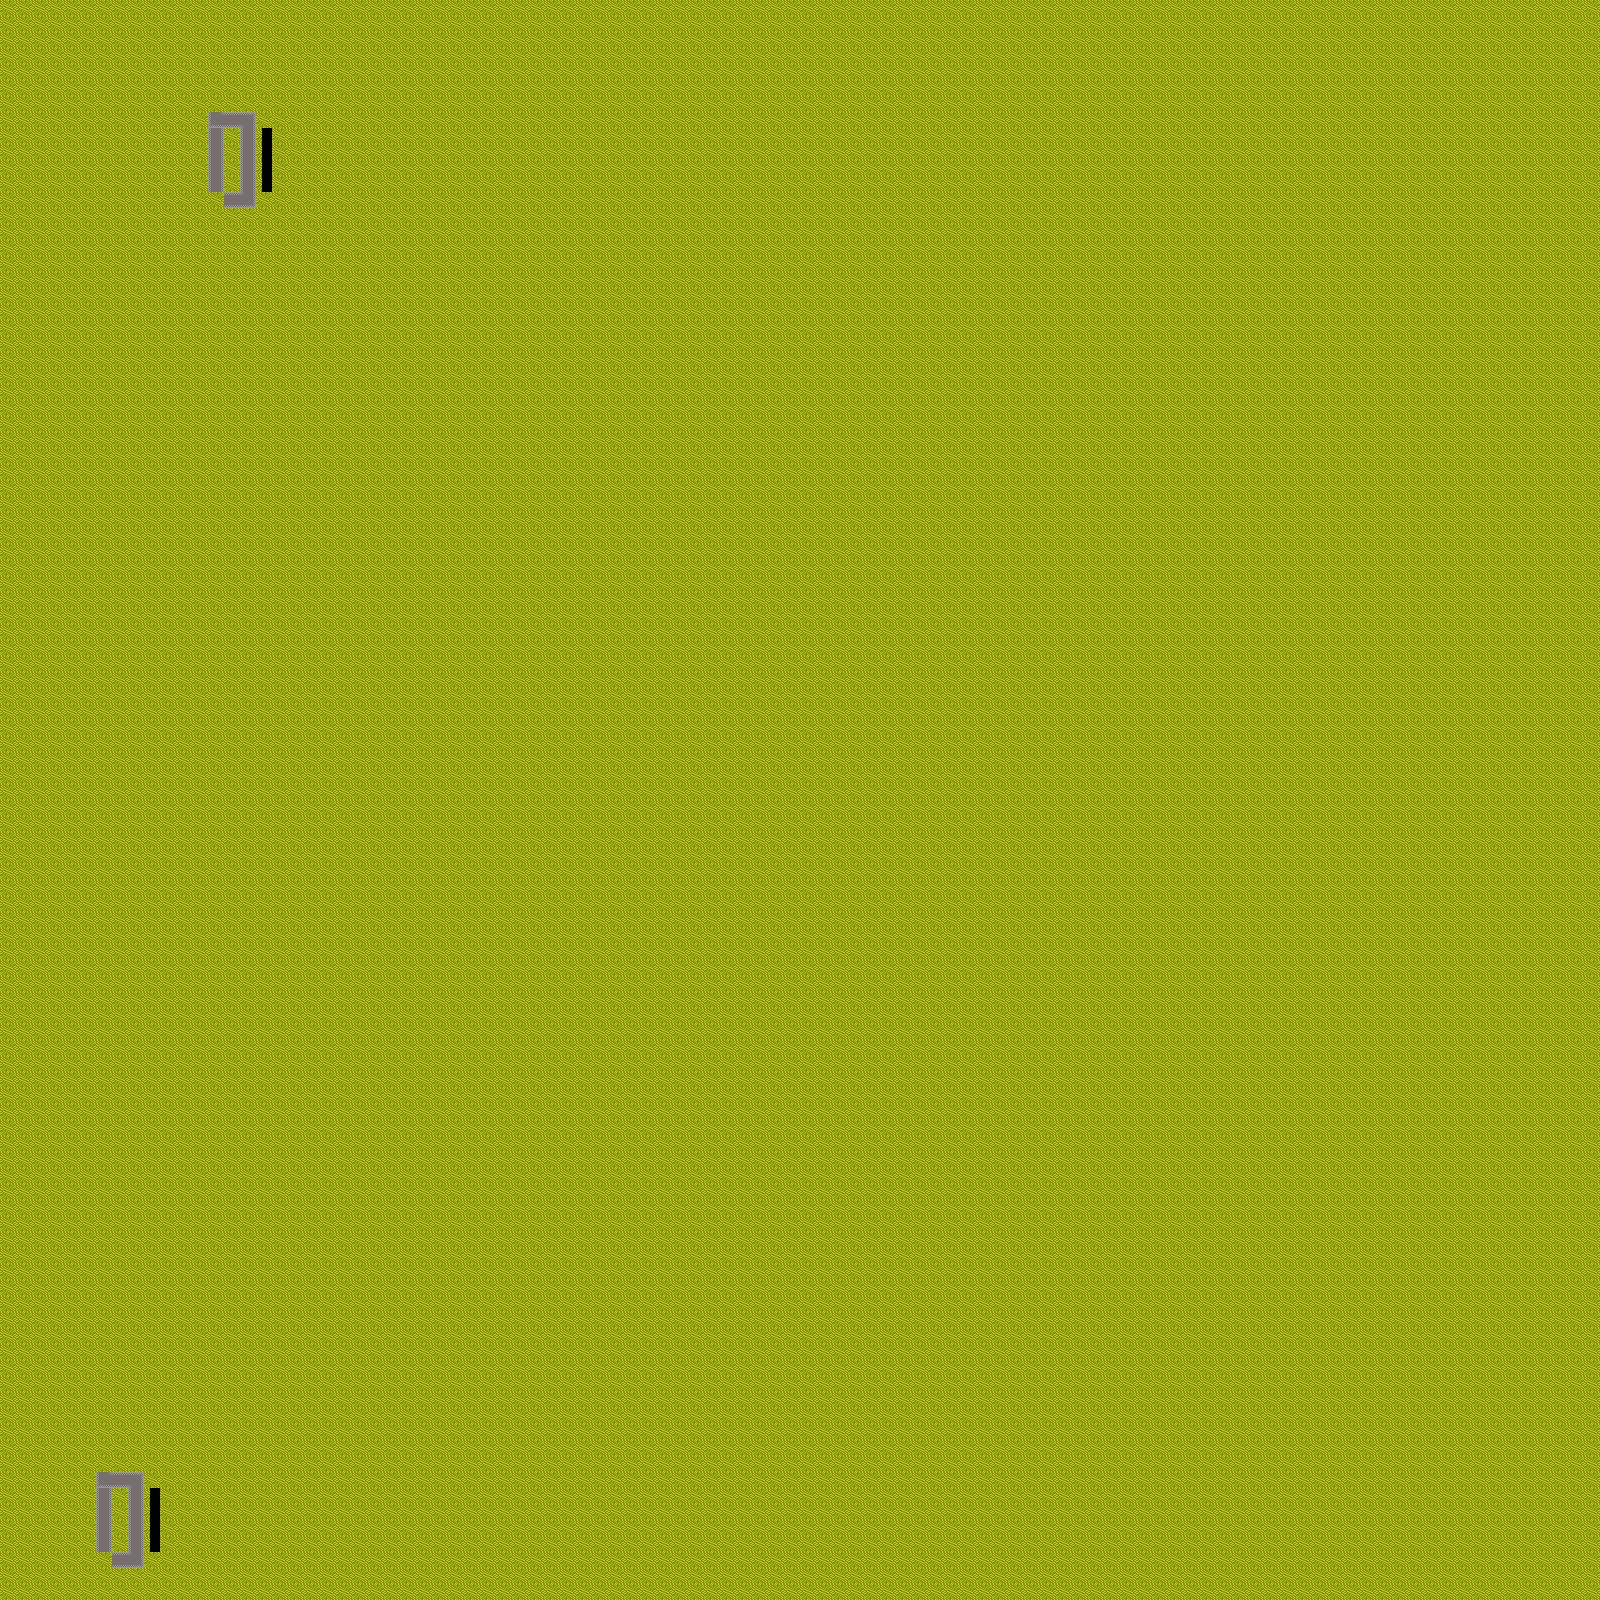

A level layout from a 2D game, rendered from its tile map. Below: a short description, then the map file with tile-grid data replaced by summaries:
An orthogonal 100x100 tile map with 16x16 px tiles, 1 tile layer (Kachelebene 1) and 4 objects.

<map version="1.0" orientation="orthogonal" renderorder="right-down" width="100" height="100" tilewidth="16" tileheight="16" nextobjectid="8">
 <tileset firstgid="1" name="Ratten" tilewidth="16" tileheight="16" tilecount="4096">
  <image source="Ratten.png" width="1024" height="1024" />
 </tileset>
 <layer name="Kachelebene 1" width="100" height="100">
  <data>[10000 cells, 10000 non-empty, 7 distinct tile ids]</data>
 </layer>
 <objectgroup name="Wegpunkte">
  <object id="2" x="208" y="112" width="16" height="16" />
  <object id="3" x="208" y="192" width="16" height="16" />
  <object id="6" x="240" y="112" width="16" height="16" />
  <object id="7" x="240" y="192" width="16" height="16" />
 </objectgroup>
</map>